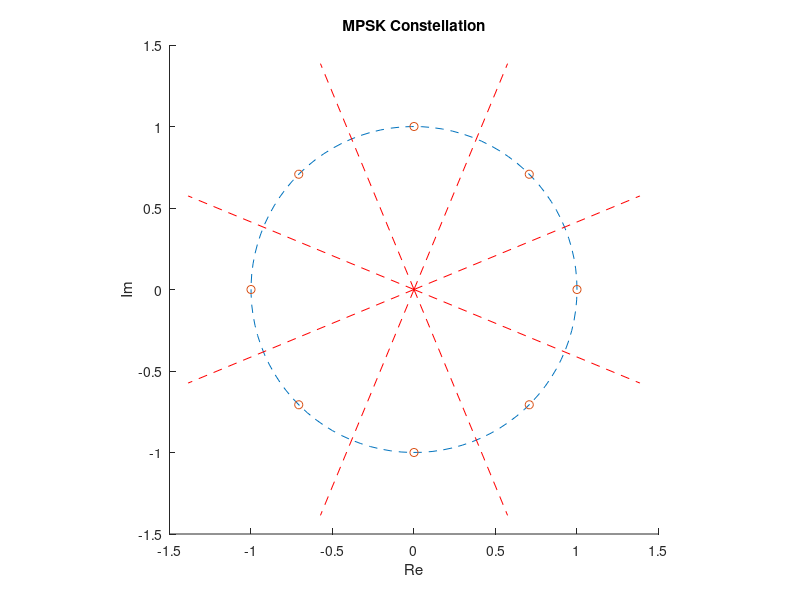

This figure's MATLAB source:
clf

A = 1;
K = 3; % no of bits
M = 2^K; % no of symbols.

a = pi/4; % Tx phase offset

% Constellation
si = A*exp(i*2*pi*(((1:M)-1)/M) + i*a)

% Circle
t = linspace(0, 1, 100);
hold on; %grid on;
plot(real(A*exp(i*2*pi*t)), imag(A*exp(i*2*pi*t)), '--')
plot(si,'o')


% Decision regions
dr = 1.5*si*exp(i*2*pi*1/(2*M)); % Take constellation points and rotate by half a segment. Draw as lines.
for k=1:M
  plot([0 real(dr(k))], [0 imag(dr(k))], 'r--')
end


axis square; title('MPSK Constellation');
xlabel('Re'); ylabel('Im');